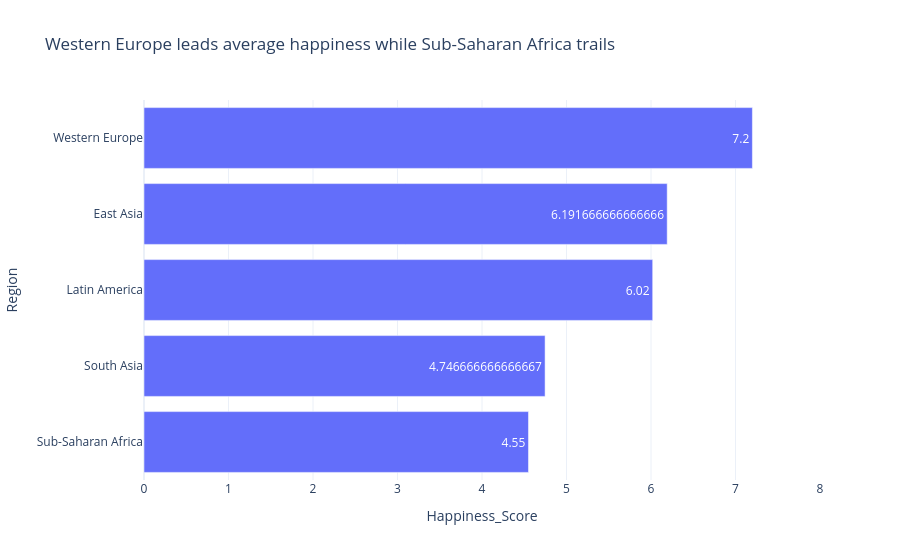

Notebook source saved alongside this figure:
### Code cell
region_avg=df.groupby('Region')['Happiness_Score'].mean().reset_index().sort_values('Happiness_Score')
fig=px.bar(region_avg,x='Happiness_Score',y='Region',orientation='h',text='Happiness_Score',
title='Western Europe leads average happiness while Sub-Saharan Africa trails')
fig.update_layout(template='plotly_white',xaxis=dict(range=[0,8]))
fig.show()

### Figure 1 — Plotly figure (JSON) as saved in the notebook; plotly's stock layout.template omitted (floating-point values rounded to 4 significant figures)
{"data": [{"hovertemplate": "Happiness_Score=%{text}<br>Region=%{y}<extra></extra>", "legendgroup": "", "marker": {"color": "#636efa", "pattern": {"shape": ""}}, "name": "", "orientation": "h", "showlegend": false, "text": [4.55, 4.747, 6.02, 6.192, 7.2], "textposition": "auto", "type": "bar", "x": [4.55, 4.747, 6.02, 6.192, 7.2], "xaxis": "x", "y": ["Sub-Saharan Africa", "South Asia", "Latin America", "East Asia", "Western Europe"], "yaxis": "y"}], "layout": {"barmode": "relative", "legend": {"tracegroupgap": 0}, "title": {"text": "Western Europe leads average happiness while Sub-Saharan Africa trails"}, "xaxis": {"anchor": "y", "domain": [0, 1], "range": [0, 8], "title": {"text": "Happiness_Score"}}, "yaxis": {"anchor": "x", "domain": [0, 1], "title": {"text": "Region"}}}}
